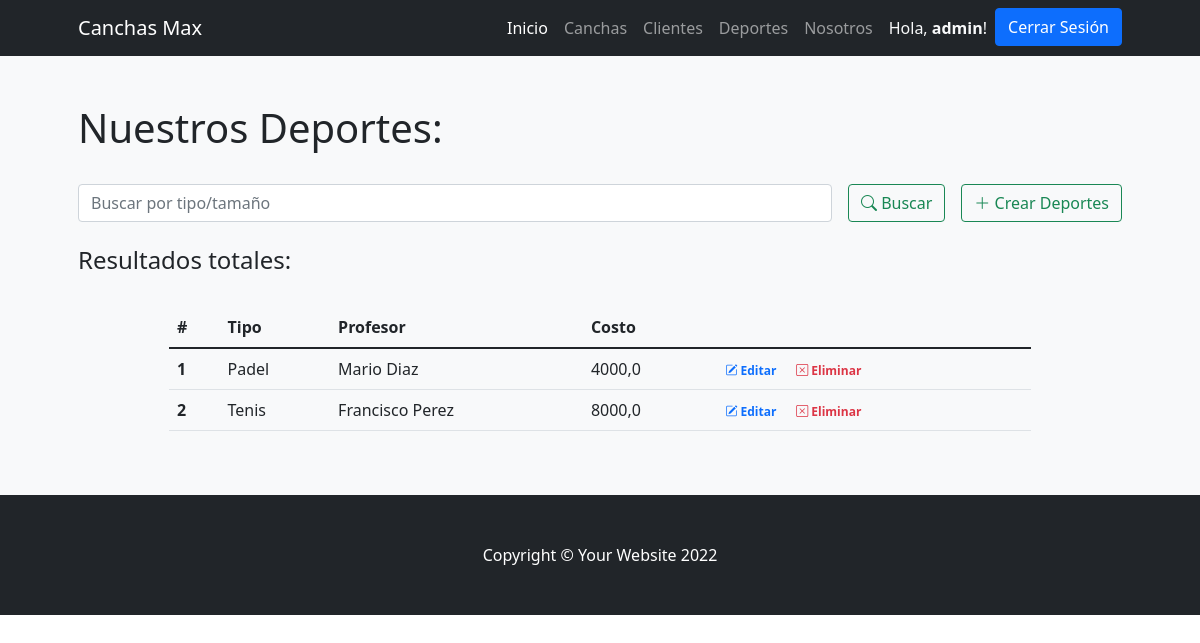
Page /entregableapp/deportes (signed in) on the committed database.
### Entregable1App/models.py (models this page shows)
class Deporte(models.Model):
    tipo = models.CharField(max_length=30)
    profesor = models.CharField(max_length=30)
    costo = models.FloatField()

### Entregable1App/views.py (the view)
# urls.py: path('deportes', deportes, name="deportes"),
def deportes(request):
    if request.method == "POST":
        search = request.POST["search"]
        if search != "":
            deportes = Deporte.objects.filter( Q(tipo__icontains=search) | Q(costo__icontains=search) ).values()
            return render(request,"Entregable1App/deportes.html",{"deportes":deportes, "search":True, "busqueda":search})
    deportes = Deporte.objects.all()
    return render(request,"Entregable1App/deportes.html",{"deportes":deportes, "search":False})

### Entregable1App/templates/Entregable1App/deportes.html (shortened to what this page needs)
{% extends 'Entregable1App/base.html' %}
{% block contenidopagina %}
<section class="bg-light py-5">
    <div class="container px-5">
        <h1>Nuestros Deportes:</h1>
        <br>
        <div class="row gx-5 justify-content-center">
            <div class="col-lg-12">
                <form class="d-flex my-2 my-lg-0" action="" method="post">
                    <input class="flex-grow-0 form-control mr-sm-2" type="search" name="search" placeholder="Buscar por tipo/tamaño" aria-label="Search">
                    <button class="btn btn-outline-success text-nowrap ms-3 my-2 my-sm-0" type="submit"> <i class="bi bi-search"></i> Buscar</button>
                    <a class="btn btn-outline-success text-nowrap ms-3 my-2 my-sm-0" href="{% url 'crear_deportes' %}"> <i class="bi bi-plus-lg"></i> Crear Deportes</a>
                </form>
            </div>
        </div>
        <br>
        <h4>Resultados
            {% if search %}
                para "{{busqueda}}":
            {% else %}
                totales:
            {% endif %}
        </h4>
        <br>
        <div class="row gx-5 justify-content-center">
            <div class="col-lg-10 table-responsive">
                <table class="table table-theme">
                    <thead>
                        <tr>
                            <th scope="col">#</th>
                            <th scope="col">Tipo</th>
                            <th scope="col">Profesor</th>
                            <th scope="col">Costo</th>
                        </tr>
                    </thead>
                    <tbody>
                        {% for deporte in deportes %}
                            <tr>
                                <th scope="row">{{forloop.counter}}</th>
                                <td>{{deporte.tipo}}</td>
                                <td>{{deporte.profesor}}</td>
                                <td>{{deporte.costo}}</td>
                                <td>
                                    <a href="{% url 'editar_deporte' deporte.id %}" class="text-primary badge badge-primary text-decoration-none"> <i class="bi bi-pencil-square"></i> Editar</a>
                                    <a href="{% url 'eliminar_deporte' deporte.id %}" class="text-danger badge badge-danger text-decoration-none"> <i class="bi bi-x-square"></i> Eliminar</a>
                                </td>
                            </tr>
                        {% endfor %}
                    </tbody>
                </table>
            </div>
        </div>
    </div>
</section>
{% endblock %}

### Entregable1App/templates/Entregable1App/base.html (shortened to what this page needs)
{% load static %}
<!DOCTYPE html>
<html lang="es">
    <head>
        <link rel="stylesheet" href="https://cdn.jsdelivr.net/npm/bootstrap-icons@1.8.3/font/bootstrap-icons.css">
        <link href="{% static 'css/styles.css' %}" rel="stylesheet" />
    </head>
    <body>
        <nav class="navbar navbar-expand-lg navbar-dark bg-dark">
            <div class="container px-5">
                <a class="navbar-brand" href="{% url 'inicio' %}">Canchas Max</a>
                <div class="collapse navbar-collapse" id="navbarSupportedContent">
                    <ul class="navbar-nav ms-auto mb-2 mb-lg-0">
                        <li class="nav-item"><a class="nav-link active" aria-current="page" href="{% url 'inicio' %}">Inicio</a></li>
                        <li class="nav-item"><a class="nav-link" href="{% url 'canchas' %}">Canchas</a></li>
                        <li class="nav-item"><a class="nav-link" href="{% url 'clientes' %}">Clientes</a></li>
                        <li class="nav-item"><a class="nav-link" href="{% url 'deportes' %}">Deportes</a></li>
                        <li class="nav-item"><a class="nav-link" href="{% url 'acercade' %}">Nosotros</a></li>
                    {% if user.is_authenticated %}
                        <li class="nav-item"><p class="text-light my-2 mx-2">  Hola, <b>{{user.username}}</b>!</p></li>
                        <li class="nav-item"><a class="btn btn-primary" href="{% url 'logout' %}">Cerrar Sesión</a></li>
                    {% else %}
                        <li class="nav-item"><a class="btn btn-primary mx-2" href="{% url 'login' %}">Iniciar Sesión</a></li>
                        <li class="nav-item"><a class="btn btn-outline-primary" href="{% url 'register' %}">Registrarse</a></li>
                    {% endif %}
                    </ul>
                </div>
            </div>
        </nav>
        {% block contenidopagina %}
        {% endblock %}
        <footer class="py-5 bg-dark">
            <div class="container px-5"><p class="m-0 text-center text-white">Copyright &copy; Your Website 2022</p></div>
        </footer>
    </body>
</html>

### rows in the picture
Deporte: tipo "Padel", profesor "Mario Diaz", costo "4000,0"
Deporte: tipo "Tenis", profesor "Francisco Perez", costo "8000,0"

### other values in the picture
{{ user.username }} "admin"
